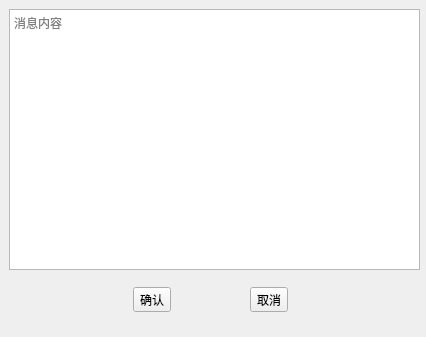
<?xml version="1.0" encoding="UTF-8"?>
<ui version="4.0">
 <class>AddMsgWidget</class>
 <widget class="QWidget" name="AddMsgWidget">
  <property name="geometry">
   <rect>
    <x>0</x>
    <y>0</y>
    <width>426</width>
    <height>337</height>
   </rect>
  </property>
  <property name="windowTitle">
   <string>新增消息</string>
  </property>
  <property name="windowIcon">
   <iconset resource="SIMS_res.qrc">
    <normaloff>:/SIM_System_Pics/resources/icon_login_2.png</normaloff>:/SIM_System_Pics/resources/icon_login_2.png</iconset>
  </property>
  <widget class="QTextEdit" name="textEdit">
   <property name="geometry">
    <rect>
     <x>9</x>
     <y>9</y>
     <width>411</width>
     <height>261</height>
    </rect>
   </property>
   <property name="placeholderText">
    <string>消息内容</string>
   </property>
  </widget>
  <widget class="QWidget" name="widget" native="true">
   <property name="geometry">
    <rect>
     <x>60</x>
     <y>280</y>
     <width>301</width>
     <height>40</height>
    </rect>
   </property>
   <layout class="QHBoxLayout" name="horizontalLayout">
    <item>
     <widget class="QToolButton" name="toolButton">
      <property name="text">
       <string>确认</string>
      </property>
     </widget>
    </item>
    <item>
     <widget class="QToolButton" name="toolButton_2">
      <property name="text">
       <string>取消</string>
      </property>
     </widget>
    </item>
   </layout>
  </widget>
 </widget>
 <resources>
  <include location="SIMS_res.qrc"/>
 </resources>
 <connections/>
</ui>
